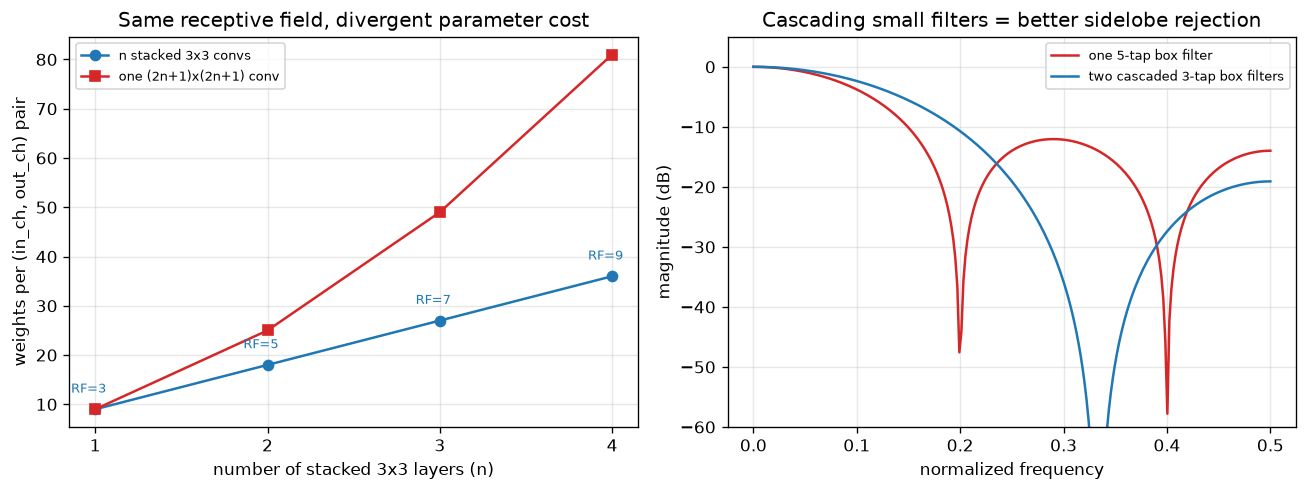

This chart was generated by the following Python code:
"""
Day 40 -- VGG
Left:  stacking n 3x3 convs vs one big (2n+1)x(2n+1) conv -- receptive field
       grows identically (linear in n) but parameter count grows quadratically
       for the single big kernel, linearly for the stack.
Right: DSP analogue of the same idea -- cascading two 3-tap box filters gives
       a 5-tap triangular filter with far better stopband attenuation (less
       spectral leakage) than one 5-tap box filter of the same footprint.
"""
import numpy as np
import matplotlib.pyplot as plt

np.random.seed(42)  # deterministic synthetic data

# ---------------------------------------------------------------------------
# Left panel: receptive field parity, parameter cost divergence
# ---------------------------------------------------------------------------
n_layers = np.array([1, 2, 3, 4])
k = 3
receptive_field = n_layers * (k - 1) + 1          # RF of n stacked 3x3 convs
stacked_params = n_layers * (k * k)                # per (in_ch, out_ch) pair
single_big_params = receptive_field ** 2           # one conv of size RF x RF

fig, axes = plt.subplots(1, 2, figsize=(11, 4.2))

ax = axes[0]
ax.plot(n_layers, stacked_params, "o-", color="#1f77b4", label="n stacked 3x3 convs")
ax.plot(n_layers, single_big_params, "s-", color="#d62728", label="one (2n+1)x(2n+1) conv")
for x, rf in zip(n_layers, receptive_field):
    ax.annotate(f"RF={rf}", (x, stacked_params[x - 1]), textcoords="offset points",
                xytext=(-4, 10), ha="center", fontsize=7.5, color="#1f77b4")
ax.set_xlabel("number of stacked 3x3 layers (n)")
ax.set_ylabel("weights per (in_ch, out_ch) pair")
ax.set_title("Same receptive field, divergent parameter cost")
ax.set_xticks(n_layers)
ax.legend(fontsize=8)
ax.grid(alpha=0.3)

# ---------------------------------------------------------------------------
# Right panel: cascading small filters vs one big filter (frequency domain)
# ---------------------------------------------------------------------------
box3 = np.ones(3) / 3.0                 # single 3-tap box filter
cascade5 = np.convolve(box3, box3)      # two box3's cascaded -> 5-tap triangle
box5 = np.ones(5) / 5.0                 # one 5-tap box filter, same footprint

n_fft = 512
freqs = np.fft.rfftfreq(n_fft, d=1.0)   # normalized frequency, 0..0.5

def mag_db(h):
    H = np.fft.rfft(h, n=n_fft)
    return 20 * np.log10(np.maximum(np.abs(H), 1e-6))

ax = axes[1]
ax.plot(freqs, mag_db(box5), color="#d62728", label="one 5-tap box filter")
ax.plot(freqs, mag_db(cascade5), color="#1f77b4", label="two cascaded 3-tap box filters")
ax.set_xlabel("normalized frequency")
ax.set_ylabel("magnitude (dB)")
ax.set_title("Cascading small filters = better sidelobe rejection")
ax.set_ylim(-60, 5)
ax.legend(fontsize=8)
ax.grid(alpha=0.3)

plt.tight_layout()
plt.savefig("graph_DAY_40.png", dpi=120, bbox_inches="tight")
